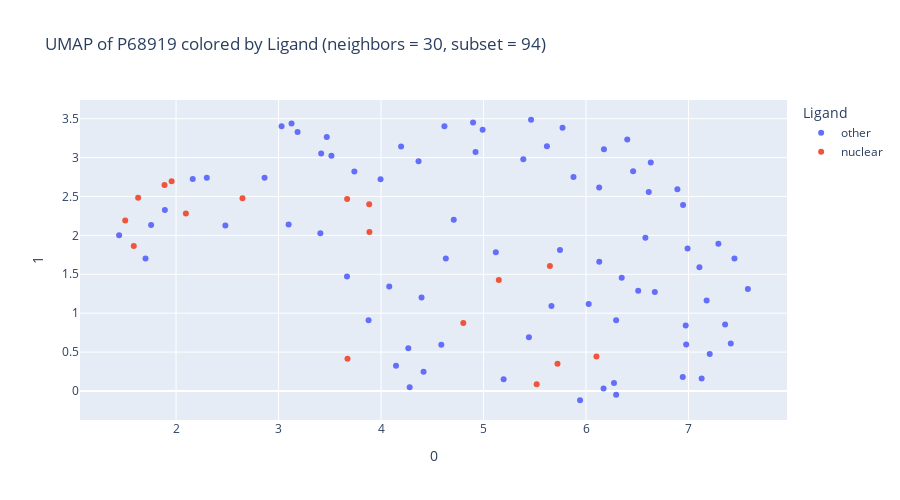
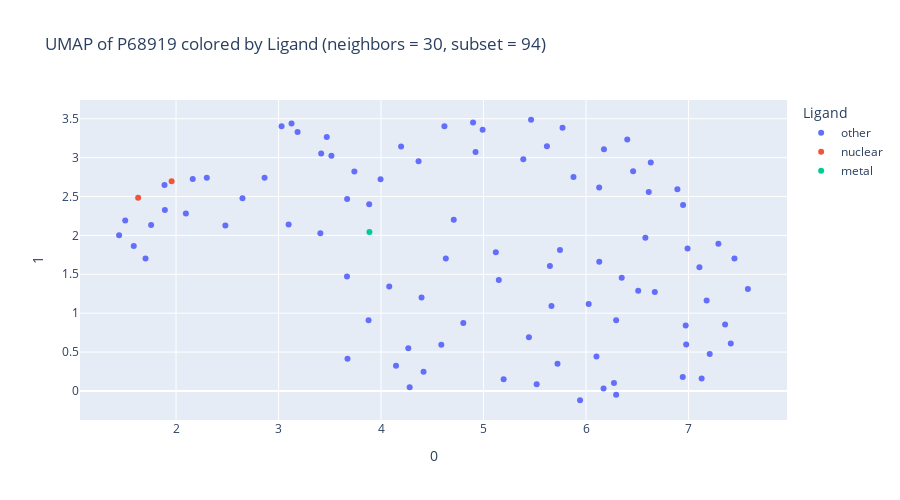
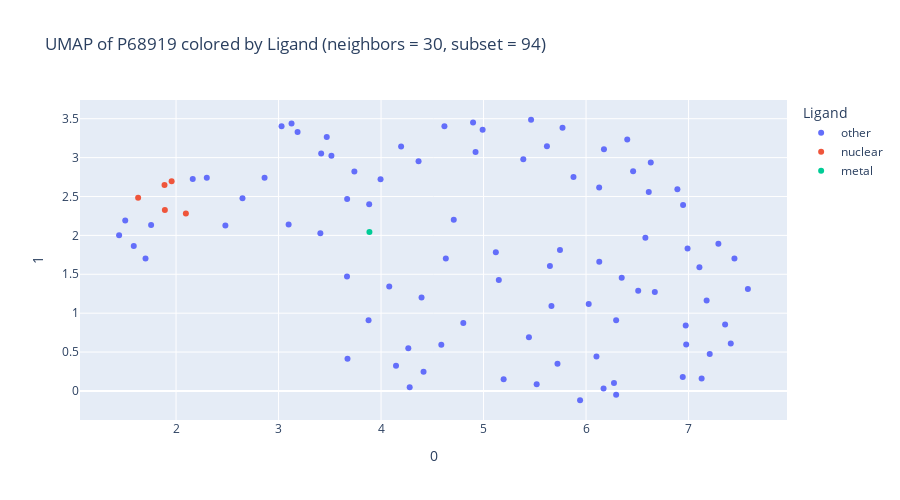

Write notebook code for charts like these, in order.
### Code cell
# best small molecule prediction
# prot_id = 'A9CKY2'

# best nuclear prediction
# prot_id = 'P03699'

# prot_id = 'O15496'

# prot_id = 'Q06241'

prot_id = 'P68919'

# best metal prediction
# prot_id = 'Q96GX9'

# best overall prediction
# prot_id = 'Q3E840'

# # best binding prediction
# prot_id = 'P95855'

# print prediction RI


# get prediction tensor per protein
df_emb = predictions['embedding']
df_emb = df_emb[(df_emb.cutoff == 0.5)]
df_comb = predictions['combinedv2_2']
df_comb = df_comb[(df_comb.cutoff == 0.5)]

bind_annot_names = BindAnnotation.names()

def get_pred_tensor(prot_id, df):
    df_prot = df[df.prot_id==prot_id]
    pred_tensor_list = [df_prot[df_prot.ligand==name]['prediction'].to_numpy() for name in bind_annot_names]
    return np.stack(pred_tensor_list, axis=1)

prot = dataset.proteins[prot_id]
target_tensor = prot.bind_annotation.tensor
print("Target")
# show target
prot.show_structure(color='ligand')
# show prediction
print("Embedding")
prot.bind_annotation.tensor = get_pred_tensor(prot_id, df_emb)
prot.show_structure(color='ligand')
print("Combined")
prot.bind_annotation.tensor = get_pred_tensor(prot_id, df_comb)
prot.show_structure(color='ligand')
# reset
prot.bind_annotation.tensor = target_tensor


# show target
print("Target")
prot.show_umap()
# show prediction
print("Embedding")
prot.bind_annotation.tensor = get_pred_tensor(prot_id, df_emb)
prot.show_umap()
# show prediction
print("Combined")
prot.bind_annotation.tensor = get_pred_tensor(prot_id, df_comb)
prot.show_umap()
# reset
prot.bind_annotation.tensor = target_tensor

### Figure 1 — Plotly figure (JSON) as saved in the notebook; plotly's stock layout.template omitted (floating-point values rounded to 4 significant figures; data arrays with more than 128 entries replaced by an {"elided": "..."} marker saying what was removed)
{"data": [{"customdata": {"elided": "77x3 mixed values"}, "hovertemplate": "Ligand=other<br>0=%{x}<br>1=%{y}<br>ligand=%{customdata[0]}<br>position=%{customdata[1]}<br>residue=%{customdata[2]}<extra></extra>", "legendgroup": "other", "marker": {"color": "#636efa", "symbol": "circle"}, "mode": "markers", "name": "other", "orientation": "v", "showlegend": true, "type": "scatter", "x": [6.891, 6.947, 7.291, 7.448, 7.579, 4.588, 4.146, 4.279, 1.702, 1.444, 1.891, 1.757, 2.481, 2.163, 2.3, 2.864, 3.098, 3.408, 3.668, 4.395, 5.443, 6.294, 6.171, 6.272, 5.942, 5.196, 4.415, 4.266, 3.878, 4.08, 4.366, 4.196, 4.618, 4.991, 4.922, 4.898, 5.464, 5.618, 5.388, 5.77, 6.175, 6.402, 6.631, 5.877, 6.128, 6.459, 6.612, 6.579, 6.99, 7.106, 7.176, 7.357, 7.412, 7.127, 6.943, 7.206, 6.977, 6.972, 6.671, 6.509, 6.129, 5.745, 5.12, 4.709, 3.74, 3.416, 3.127, 3.029, 3.186, 3.47, 3.516, 3.995, 4.632, 5.662, 6.026, 6.294, 6.348], "xaxis": "x", "y": [2.593, 2.391, 1.892, 1.701, 1.312, 0.5953, 0.3246, 0.04675, 1.704, 2.002, 2.326, 2.134, 2.128, 2.724, 2.742, 2.741, 2.139, 2.026, 1.473, 1.201, 0.6907, -0.04838, 0.03082, 0.1029, -0.1193, 0.1513, 0.2466, 0.549, 0.9093, 1.342, 2.953, 3.142, 3.403, 3.358, 3.073, 3.451, 3.487, 3.145, 2.978, 3.384, 3.106, 3.233, 2.938, 2.749, 2.614, 2.824, 2.557, 1.97, 1.831, 1.59, 1.162, 0.8538, 0.6106, 0.1612, 0.1797, 0.4765, 0.5978, 0.843, 1.274, 1.287, 1.661, 1.813, 1.782, 2.201, 2.821, 3.054, 3.437, 3.404, 3.329, 3.263, 3.025, 2.722, 1.704, 1.093, 1.117, 0.9085, 1.456], "yaxis": "y"}, {"customdata": [["nuclear", 8, "R"], ["nuclear", 11, "Q"], ["nuclear", 12, "G"], ["nuclear", 13, "K"], ["nuclear", 16, "S"], ["nuclear", 17, "R"], ["nuclear", 18, "R"], ["nuclear", 20, "R"], ["nuclear", 28, "I"], ["nuclear", 30, "Y"], ["nuclear", 31, "G"], ["nuclear", 36, "P"], ["nuclear", 74, "Q"], ["nuclear", 77, "Q"], ["nuclear", 86, "Q"], ["nuclear", 87, "H"], ["nuclear", 89, "D"]], "hovertemplate": "Ligand=nuclear<br>0=%{x}<br>1=%{y}<br>ligand=%{customdata[0]}<br>position=%{customdata[1]}<br>residue=%{customdata[2]}<extra></extra>", "legendgroup": "nuclear", "marker": {"color": "#EF553B", "symbol": "circle"}, "mode": "markers", "name": "nuclear", "orientation": "v", "showlegend": true, "type": "scatter", "x": [3.673, 1.588, 1.504, 1.63, 2.096, 1.957, 1.887, 2.648, 4.802, 5.721, 6.102, 5.518, 5.647, 3.884, 3.669, 3.887, 5.149], "xaxis": "x", "y": [0.4129, 1.864, 2.191, 2.485, 2.281, 2.696, 2.649, 2.478, 0.875, 0.3484, 0.4431, 0.08711, 1.606, 2.402, 2.467, 2.043, 1.427], "yaxis": "y"}], "layout": {"height": 500, "legend": {"title": {"text": "Ligand"}, "tracegroupgap": 0}, "title": {"text": "UMAP of P68919 colored by Ligand (neighbors = 30, subset = 94)"}, "width": 900, "xaxis": {"anchor": "y", "domain": [0, 1], "title": {"text": "0"}}, "yaxis": {"anchor": "x", "domain": [0, 1], "title": {"text": "1"}}}}

### Figure 2 — Plotly figure (JSON) as saved in the notebook; plotly's stock layout.template omitted (floating-point values rounded to 4 significant figures; data arrays with more than 128 entries replaced by an {"elided": "..."} marker saying what was removed)
{"data": [{"customdata": {"elided": "91x3 mixed values"}, "hovertemplate": "Ligand=other<br>0=%{x}<br>1=%{y}<br>ligand=%{customdata[0]}<br>position=%{customdata[1]}<br>residue=%{customdata[2]}<extra></extra>", "legendgroup": "other", "marker": {"color": "#636efa", "symbol": "circle"}, "mode": "markers", "name": "other", "orientation": "v", "showlegend": true, "type": "scatter", "x": [6.891, 6.947, 7.291, 7.448, 7.579, 4.588, 4.146, 4.279, 3.673, 1.702, 1.444, 1.588, 1.504, 1.891, 1.757, 2.096, 1.887, 2.481, 2.648, 2.163, 2.3, 2.864, 3.098, 3.408, 3.668, 4.395, 4.802, 5.443, 5.721, 6.102, 6.294, 6.171, 6.272, 5.942, 5.518, 5.196, 4.415, 4.266, 3.878, 4.08, 4.366, 4.196, 4.618, 4.991, 4.922, 4.898, 5.464, 5.618, 5.388, 5.77, 6.175, 6.402, 6.631, 5.877, 6.128, 6.459, 6.612, 6.579, 6.99, 7.106, 7.176, 7.357, 7.412, 7.127, 6.943, 7.206, 6.977, 6.972, 6.671, 6.509, 6.129, 5.745, 5.647, 5.12, 4.709, 3.884, 3.74, 3.416, 3.127, 3.029, 3.186, 3.47, 3.516, 3.995, 3.669, 4.632, 5.149, 5.662, 6.026, 6.294, 6.348], "xaxis": "x", "y": [2.593, 2.391, 1.892, 1.701, 1.312, 0.5953, 0.3246, 0.04675, 0.4129, 1.704, 2.002, 1.864, 2.191, 2.326, 2.134, 2.281, 2.649, 2.128, 2.478, 2.724, 2.742, 2.741, 2.139, 2.026, 1.473, 1.201, 0.875, 0.6907, 0.3484, 0.4431, -0.04838, 0.03082, 0.1029, -0.1193, 0.08711, 0.1513, 0.2466, 0.549, 0.9093, 1.342, 2.953, 3.142, 3.403, 3.358, 3.073, 3.451, 3.487, 3.145, 2.978, 3.384, 3.106, 3.233, 2.938, 2.749, 2.614, 2.824, 2.557, 1.97, 1.831, 1.59, 1.162, 0.8538, 0.6106, 0.1612, 0.1797, 0.4765, 0.5978, 0.843, 1.274, 1.287, 1.661, 1.813, 1.606, 1.782, 2.201, 2.402, 2.821, 3.054, 3.437, 3.404, 3.329, 3.263, 3.025, 2.722, 2.467, 1.704, 1.427, 1.093, 1.117, 0.9085, 1.456], "yaxis": "y"}, {"customdata": [["nuclear", 13, "K"], ["nuclear", 17, "R"]], "hovertemplate": "Ligand=nuclear<br>0=%{x}<br>1=%{y}<br>ligand=%{customdata[0]}<br>position=%{customdata[1]}<br>residue=%{customdata[2]}<extra></extra>", "legendgroup": "nuclear", "marker": {"color": "#EF553B", "symbol": "circle"}, "mode": "markers", "name": "nuclear", "orientation": "v", "showlegend": true, "type": "scatter", "x": [1.63, 1.957], "xaxis": "x", "y": [2.485, 2.696], "yaxis": "y"}, {"customdata": [["metal", 87, "H"]], "hovertemplate": "Ligand=metal<br>0=%{x}<br>1=%{y}<br>ligand=%{customdata[0]}<br>position=%{customdata[1]}<br>residue=%{customdata[2]}<extra></extra>", "legendgroup": "metal", "marker": {"color": "#00cc96", "symbol": "circle"}, "mode": "markers", "name": "metal", "orientation": "v", "showlegend": true, "type": "scatter", "x": [3.887], "xaxis": "x", "y": [2.043], "yaxis": "y"}], "layout": {"height": 500, "legend": {"title": {"text": "Ligand"}, "tracegroupgap": 0}, "title": {"text": "UMAP of P68919 colored by Ligand (neighbors = 30, subset = 94)"}, "width": 900, "xaxis": {"anchor": "y", "domain": [0, 1], "title": {"text": "0"}}, "yaxis": {"anchor": "x", "domain": [0, 1], "title": {"text": "1"}}}}

### Figure 3 — Plotly figure (JSON) as saved in the notebook; plotly's stock layout.template omitted (floating-point values rounded to 4 significant figures; data arrays with more than 128 entries replaced by an {"elided": "..."} marker saying what was removed)
{"data": [{"customdata": {"elided": "88x3 mixed values"}, "hovertemplate": "Ligand=other<br>0=%{x}<br>1=%{y}<br>ligand=%{customdata[0]}<br>position=%{customdata[1]}<br>residue=%{customdata[2]}<extra></extra>", "legendgroup": "other", "marker": {"color": "#636efa", "symbol": "circle"}, "mode": "markers", "name": "other", "orientation": "v", "showlegend": true, "type": "scatter", "x": [6.891, 6.947, 7.291, 7.448, 7.579, 4.588, 4.146, 4.279, 3.673, 1.702, 1.444, 1.588, 1.504, 1.757, 2.481, 2.648, 2.163, 2.3, 2.864, 3.098, 3.408, 3.668, 4.395, 4.802, 5.443, 5.721, 6.102, 6.294, 6.171, 6.272, 5.942, 5.518, 5.196, 4.415, 4.266, 3.878, 4.08, 4.366, 4.196, 4.618, 4.991, 4.922, 4.898, 5.464, 5.618, 5.388, 5.77, 6.175, 6.402, 6.631, 5.877, 6.128, 6.459, 6.612, 6.579, 6.99, 7.106, 7.176, 7.357, 7.412, 7.127, 6.943, 7.206, 6.977, 6.972, 6.671, 6.509, 6.129, 5.745, 5.647, 5.12, 4.709, 3.884, 3.74, 3.416, 3.127, 3.029, 3.186, 3.47, 3.516, 3.995, 3.669, 4.632, 5.149, 5.662, 6.026, 6.294, 6.348], "xaxis": "x", "y": [2.593, 2.391, 1.892, 1.701, 1.312, 0.5953, 0.3246, 0.04675, 0.4129, 1.704, 2.002, 1.864, 2.191, 2.134, 2.128, 2.478, 2.724, 2.742, 2.741, 2.139, 2.026, 1.473, 1.201, 0.875, 0.6907, 0.3484, 0.4431, -0.04838, 0.03082, 0.1029, -0.1193, 0.08711, 0.1513, 0.2466, 0.549, 0.9093, 1.342, 2.953, 3.142, 3.403, 3.358, 3.073, 3.451, 3.487, 3.145, 2.978, 3.384, 3.106, 3.233, 2.938, 2.749, 2.614, 2.824, 2.557, 1.97, 1.831, 1.59, 1.162, 0.8538, 0.6106, 0.1612, 0.1797, 0.4765, 0.5978, 0.843, 1.274, 1.287, 1.661, 1.813, 1.606, 1.782, 2.201, 2.402, 2.821, 3.054, 3.437, 3.404, 3.329, 3.263, 3.025, 2.722, 2.467, 1.704, 1.427, 1.093, 1.117, 0.9085, 1.456], "yaxis": "y"}, {"customdata": [["nuclear", 13, "K"], ["nuclear", 14, "G"], ["nuclear", 16, "S"], ["nuclear", 17, "R"], ["nuclear", 18, "R"]], "hovertemplate": "Ligand=nuclear<br>0=%{x}<br>1=%{y}<br>ligand=%{customdata[0]}<br>position=%{customdata[1]}<br>residue=%{customdata[2]}<extra></extra>", "legendgroup": "nuclear", "marker": {"color": "#EF553B", "symbol": "circle"}, "mode": "markers", "name": "nuclear", "orientation": "v", "showlegend": true, "type": "scatter", "x": [1.63, 1.891, 2.096, 1.957, 1.887], "xaxis": "x", "y": [2.485, 2.326, 2.281, 2.696, 2.649], "yaxis": "y"}, {"customdata": [["metal", 87, "H"]], "hovertemplate": "Ligand=metal<br>0=%{x}<br>1=%{y}<br>ligand=%{customdata[0]}<br>position=%{customdata[1]}<br>residue=%{customdata[2]}<extra></extra>", "legendgroup": "metal", "marker": {"color": "#00cc96", "symbol": "circle"}, "mode": "markers", "name": "metal", "orientation": "v", "showlegend": true, "type": "scatter", "x": [3.887], "xaxis": "x", "y": [2.043], "yaxis": "y"}], "layout": {"height": 500, "legend": {"title": {"text": "Ligand"}, "tracegroupgap": 0}, "title": {"text": "UMAP of P68919 colored by Ligand (neighbors = 30, subset = 94)"}, "width": 900, "xaxis": {"anchor": "y", "domain": [0, 1], "title": {"text": "0"}}, "yaxis": {"anchor": "x", "domain": [0, 1], "title": {"text": "1"}}}}
